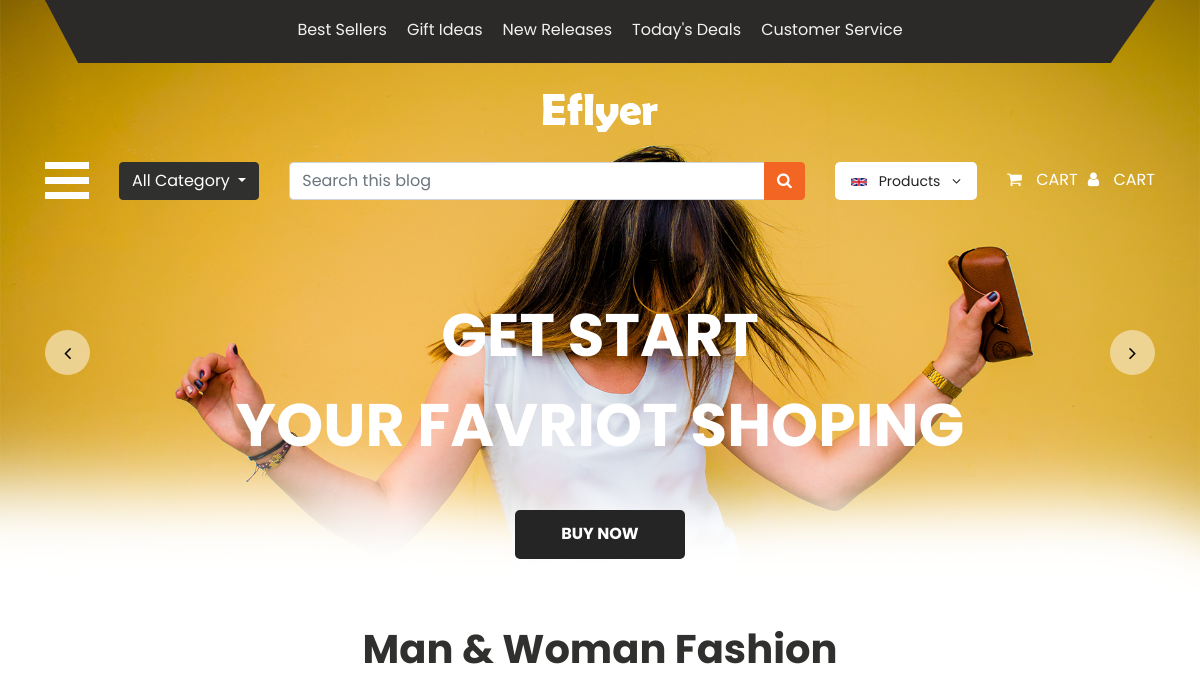
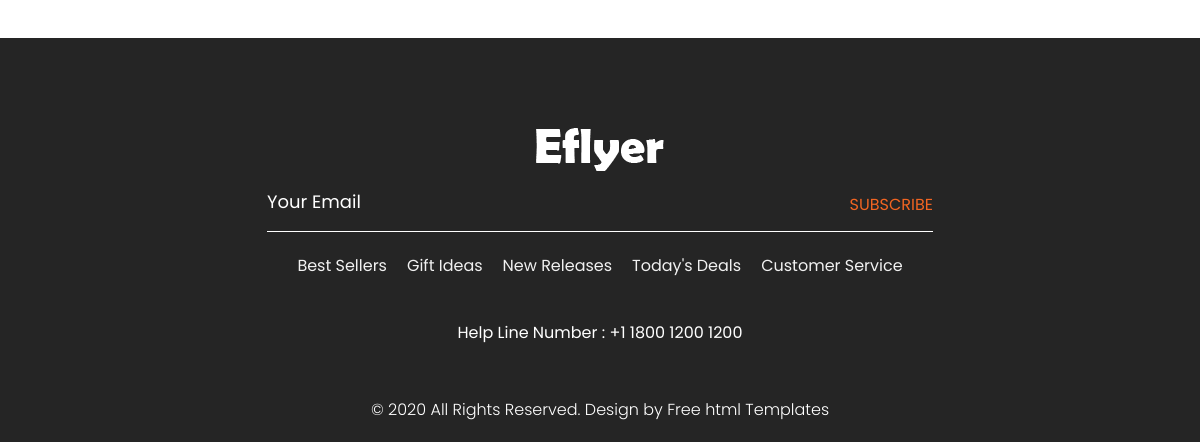
/ProductsList, run on an earlier commit of the app's database (2 pictures, top to bottom).
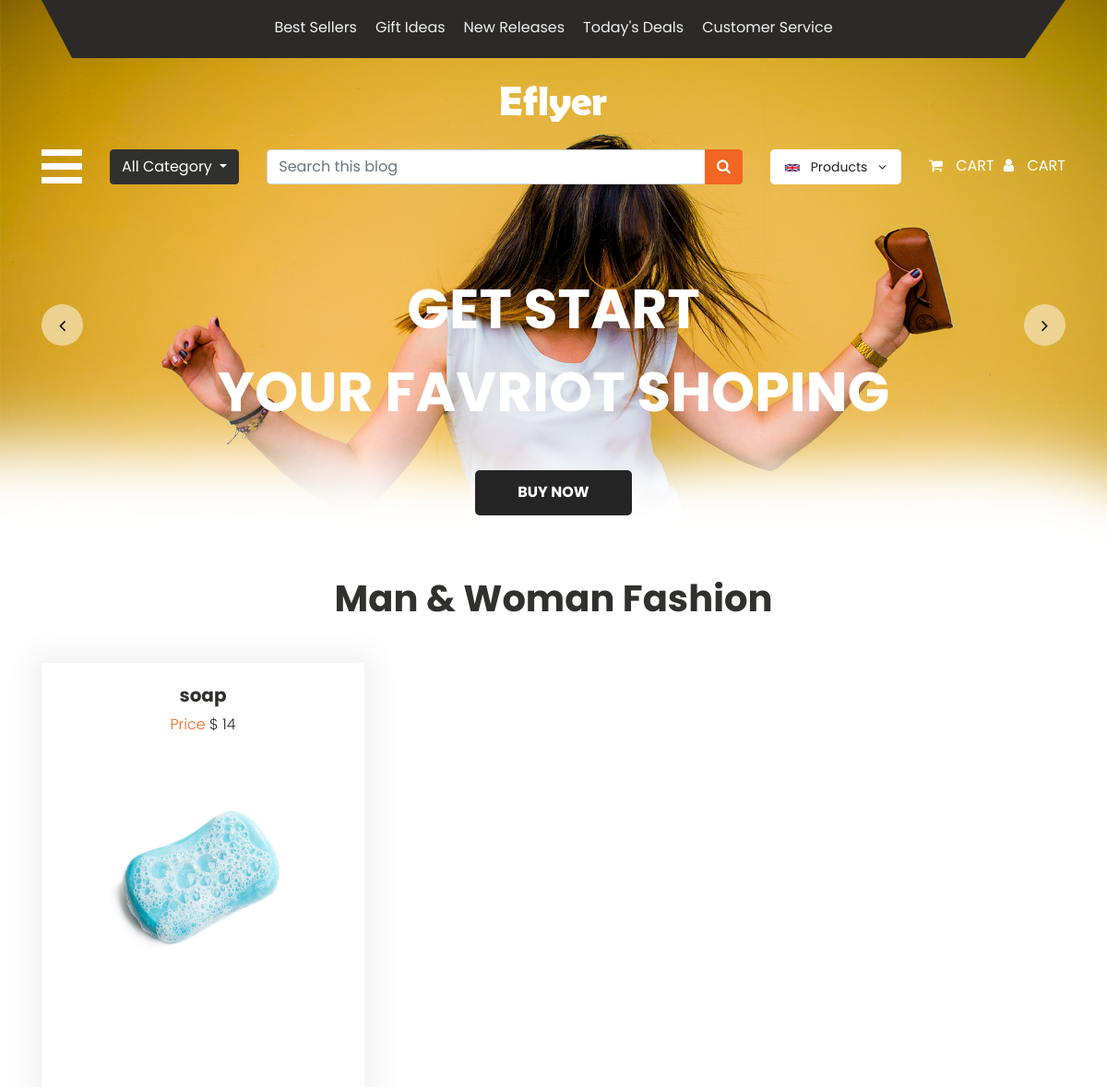
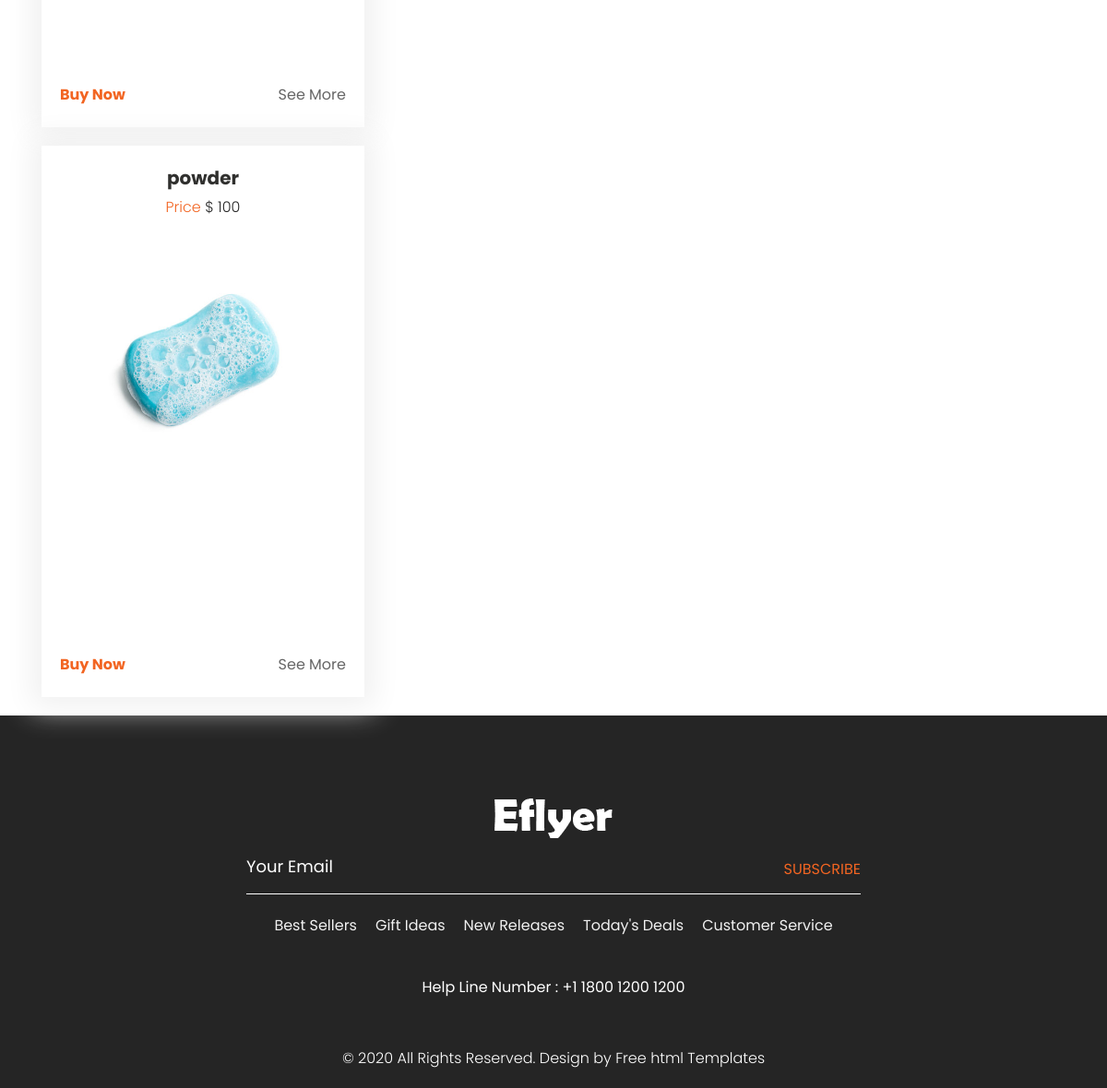
And on a later commit of the database (2 pictures, top to bottom).
### app/models.py (models this page shows)
class Products(models.Model):
    productname=models.CharField(max_length=200)
    price=models.IntegerField()
    quantity=models.IntegerField()
    sellerId=models.ForeignKey(Seller,on_delete=models.CASCADE)
    images=models.FileField()
    productdetails=models.CharField(max_length=566)

### app/views.py (the view)
# urls.py: path('ProductsList',views.ProductsList,name='productslist'),
def ProductsList(request):
    data=Products.objects.all()
    return render(request,'seller/productlist.html',{'data':data})

### templates/seller/productlist.html (shortened to what this page needs)
{% extends 'seller/index.html' %}
{% block content %}
<div class="container">
   <h1 class="fashion_taital">Man & Woman Fashion</h1>
   <div class="fashion_section_2">
      <div class="row">
         <div class="col-lg-4 col-sm-4">
            {% for product in data %}
            <div class="box_main">
               <h4 class="shirt_text">{{ product.productname }}</h4>
               <p class="price_text">Price <span style="color: #262626;">$ {{ product.price }}</span></p>
               <div class="tshirt_img"><img src="{{ product.images.url }}"></div>
               <div class="btn_main">
                  <div class="buy_bt"><a href="#">Buy Now</a></div>
                  <div class="seemore_bt"><a data-toggle="modal" data-target="#exampleModal">See More</a></div>
               </div>
            </div>
            {% endfor %}
         </div>
      </div>
   </div>
</div>
{% endblock %}

### templates/seller/index.html (shortened to what this page needs)
<!DOCTYPE html>
<html lang="en">
   <head>
      {% load static %}
      <link rel="stylesheet" type="text/css" href="{% static 'user/css/bootstrap.min.css' %}">
      <link rel="stylesheet" type="text/css" href="{% static 'user/css/style.css' %}">
      <link rel="stylesheet" href="{% static 'user/css/responsive.css' %}">
      <link rel="stylesheet" href="css/jquery.mCustomScrollbar.min.css">
      <link rel="stylesheet" href="https://netdna.bootstrapcdn.com/font-awesome/4.0.3/css/font-awesome.css">
      <link rel="stylesheet" type="text/css" href="https://stackpath.bootstrapcdn.com/font-awesome/4.7.0/css/font-awesome.min.css">
      <link rel="stylesheet" href="css/owl.carousel.min.css">
      <link rel="stylesheet" href="https://cdnjs.cloudflare.com/ajax/libs/fancybox/2.1.5/jquery.fancybox.min.css" media="screen">
   </head>
   <body>
      <div class="banner_bg_main">
         <div class="container">
            <div class="header_section_top">
               <div class="row">
                  <div class="col-sm-12">
                     <div class="custom_menu">
                        <ul>
                           <li><a href="#">Best Sellers</a></li>
                           <li><a href="#">Gift Ideas</a></li>
                           <li><a href="#">New Releases</a></li>
                           <li><a href="#">Today's Deals</a></li>
                           <li><a href="#">Customer Service</a></li>
                        </ul>
                     </div>
                  </div>
               </div>
            </div>
         </div>
         <div class="logo_section">
            <div class="container">
               <div class="row">
                  <div class="col-sm-12">
                     <div class="logo"><a href="index.html"><img src="images/logo.png"></a></div>
                  </div>
               </div>
            </div>
         </div>
         <div class="header_section">
            <div class="container">
               <div class="containt_main">
                  <span class="toggle_icon" onclick="openNav()"><img src="images/toggle-icon.png"></span>
                  <div class="dropdown">
                     <button class="btn btn-secondary dropdown-toggle" type="button" id="dropdownMenuButton" data-toggle="dropdown" aria-haspopup="true" aria-expanded="false">All Category
                     </button>
                  </div>
                  <div class="main">
                     <div class="input-group">
                        <input type="text" class="form-control" placeholder="Search this blog">
                        <div class="input-group-append">
                           <button class="btn btn-secondary" type="button" style="background-color: #f26522; border-color:#f26522 ">
                           <i class="fa fa-search"></i>
                           </button>
                        </div>
                     </div>
                  </div>
                  <div class="header_box">
                     <div class="lang_box ">
                        <a href="{% url 'addproduct' %}" title="Language"  data-toggle="dropdown" aria-expanded="true"  class="nav-link">
                        <img src="{% static 'user/images/flag-uk.png' %}" alt="flag" class="mr-2 " title="United Kingdom"> Products  <i class="fa fa-angle-down ml-2" aria-hidden="true"></i>
                        </a>
                     </div>
                     <div class="login_menu">
                        <ul>
                           <li><a href="#">
                              <i class="fa fa-shopping-cart" aria-hidden="true"></i>
                              <span class="padding_10">Cart</span></a>
                           </li>
                           <li><a href="#">
                              <i class="fa fa-user" aria-hidden="true"></i>
                              <span class="padding_10">Cart</span></a>
                           </li>
                        </ul>
                     </div>
                  </div>
               </div>
            </div>
         </div>
         <div class="banner_section layout_padding">
            <div class="container">
               <div id="my_slider" class="carousel slide" data-ride="carousel">
                  <div class="carousel-inner">
                     <div class="carousel-item active">
                        <div class="row">
                           <div class="col-sm-12">
                              <h1 class="banner_taital">Get Start <br>Your favriot shoping</h1>
                              <div class="buynow_bt"><a href="#">Buy Now</a></div>
                           </div>
                        </div>
                     </div>
                  </div>
                  <a class="carousel-control-prev" href="#my_slider" role="button" data-slide="prev">
                  <i class="fa fa-angle-left"></i>
                  </a>
                  <a class="carousel-control-next" href="#my_slider" role="button" data-slide="next">
                  <i class="fa fa-angle-right"></i>
                  </a>
               </div>
            </div>
         </div>
      </div>
        {% block content %}{% endblock %}
      <div class="footer_section layout_padding">
         <div class="container">
            <div class="footer_logo"><a href="index.html"><img src="images/footer-logo.png"></a></div>
            <div class="input_bt">
               <input type="text" class="mail_bt" placeholder="Your Email" name="Your Email">
               <span class="subscribe_bt" id="basic-addon2"><a href="#">Subscribe</a></span>
            </div>
            <div class="footer_menu">
               <ul>
                  <li><a href="#">Best Sellers</a></li>
                  <li><a href="#">Gift Ideas</a></li>
                  <li><a href="#">New Releases</a></li>
                  <li><a href="#">Today's Deals</a></li>
                  <li><a href="#">Customer Service</a></li>
               </ul>
            </div>
            <div class="location_main">Help Line  Number : <a href="#">+1 1800 1200 1200</a></div>
         </div>
      </div>
      <div class="copyright_section">
         <div class="container">
            <p class="copyright_text">© 2020 All Rights Reserved. Design by <a href="https://html.design">Free html  Templates</a></p>
         </div>
      </div>
   </body>
</html>

What changed in the data, as far as the page shows it:
added Products: productname "soap", price "14", images (picture)
added Products: productname "powder", price "100", images (picture)
